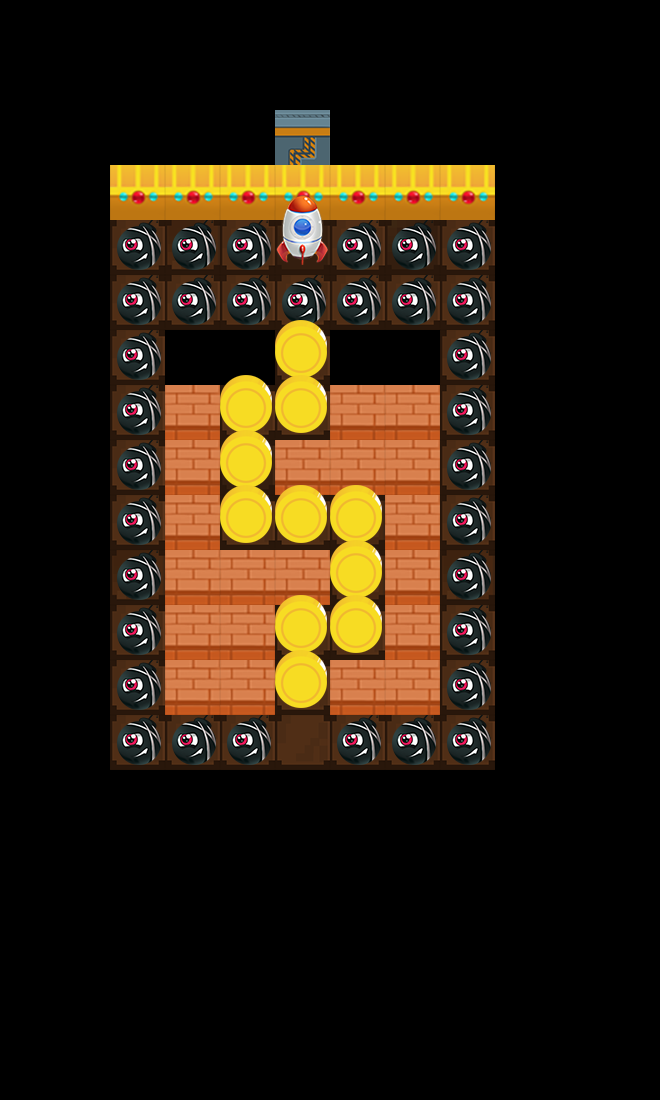

This is a level from a 2D game, rendered from its Tiled map with the project's own tilesets. A one-line summary and the map file follow, with tile-layer data summarised:
An orthogonal 12x20 tile map with 55x55 px tiles, 3 tile layers (layer1, layer2, layer3) and 1 object (startPos).

<map version="1.0" orientation="orthogonal" renderorder="right-down" width="12" height="20" tilewidth="55" tileheight="55">
 <tileset firstgid="1" name="element2" tilewidth="55" tileheight="55">
  <image source="element2.png" width="715" height="715" />
 </tileset>
 <layer name="layer1" width="12" height="20">
  <data>[240 cells, 74 non-empty, 3 distinct tile ids]</data>
 </layer>
 <layer name="layer2" width="12" height="20">
  <data>[240 cells, 119 non-empty, 7 distinct tile ids]</data>
 </layer>
 <layer name="layer3" width="12" height="20">
  <data>[240 cells, 12 non-empty, 2 distinct tile ids]</data>
 </layer>
 <objectgroup name="objLayer">
  <object name="startPos" x="304" y="742.667">
   <properties>
    <property name="dir" value="up" />
   </properties>
  </object>
 </objectgroup>
</map>
